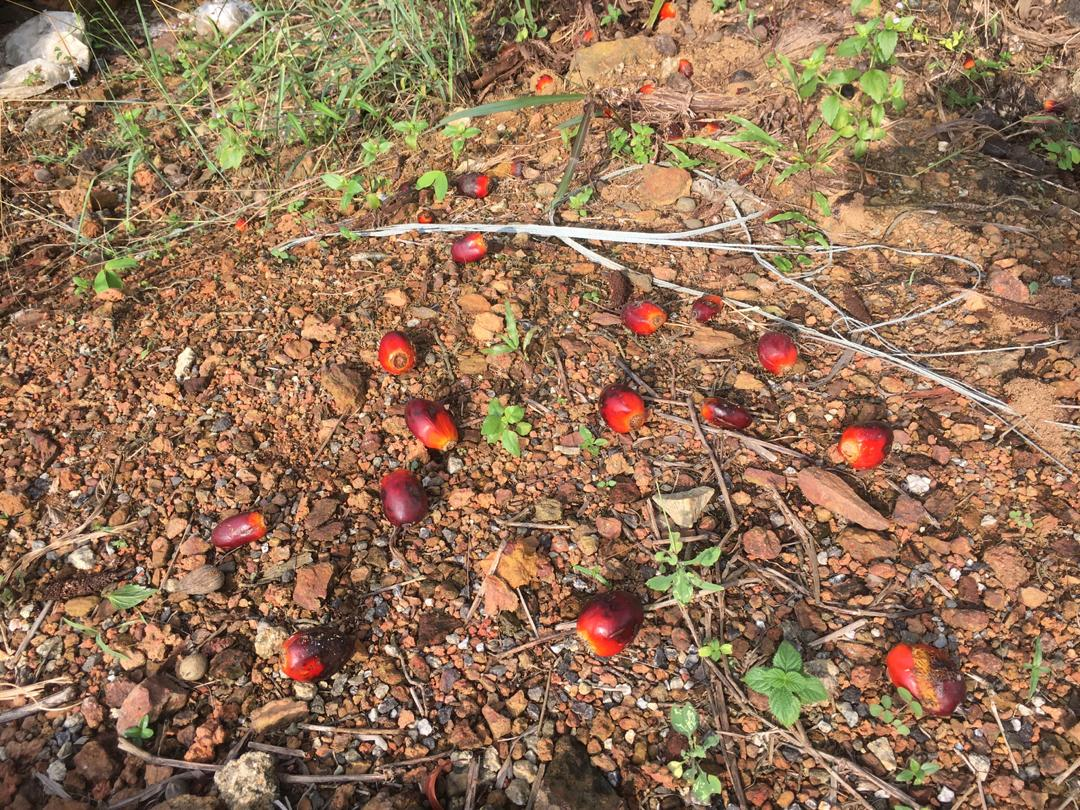
#> input picture PYTHON CODE/scripts/full_image/imej1.jpeg, 1080 x 810 px
$ python segmentation.py --image full_image/imej1.jpeg
#> lines starting #> are read from the running program, lines starting #| are printed output that depends on the picture
#!/usr/bin/env python3

# import useful library
import numpy as np
import argparse
import cv2

import imutils

import matplotlib.pyplot as plt

# parsing the arguments
ap = argparse.ArgumentParser()
ap.add_argument("-i", "--image", required=True, help="Path to the image")
args = vars(ap.parse_args())

# load an image
image = cv2.imread(args["image"])
#> image is the input picture: shape (810, 1080, 3); mean B, G, R 88.1, 115.2, 148

# resize image
resized = imutils.resize(image, width=image.shape[1]//2, inter=3)
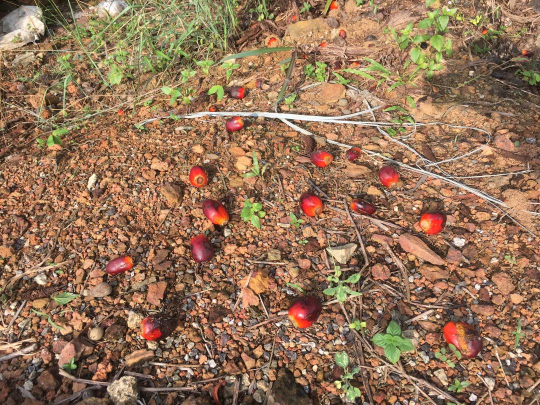
#> resized: shape (405, 540, 3); mean B, G, R 88.2, 115.4, 148.2

# BGR (OpenCV) --> RGB (Matplotlib)
resized_rgb = cv2.cvtColor(resized, cv2.COLOR_BGR2RGB)
resized_hsv = cv2.cvtColor(resized, cv2.COLOR_BGR2HSV)
#> resized_hsv: shape (405, 540, 3); mean H, S, V 17, 107.3, 149.3

h, s, v = cv2.split(resized_hsv)
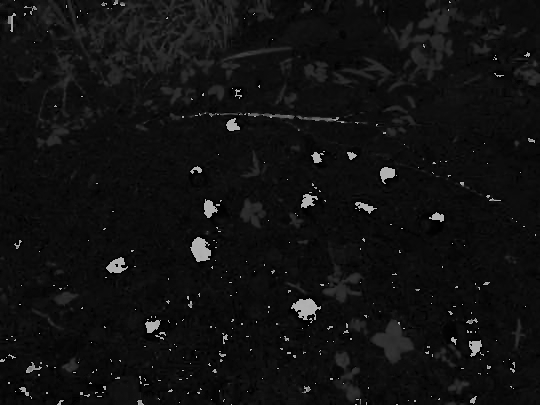
#> h: shape (405, 540); min 0, max 179, mean 17
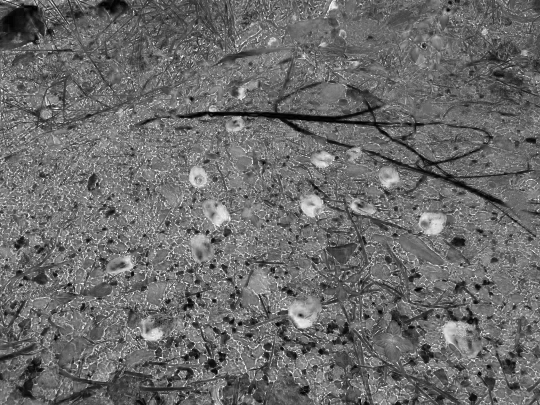
#> s: shape (405, 540); min 0, max 255, mean 107.3
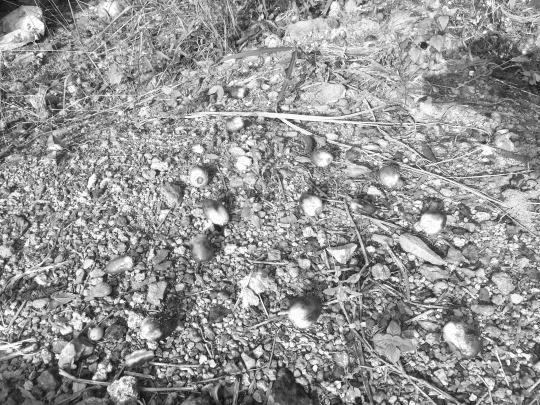
#> v: shape (405, 540); min 12, max 255, mean 149.3

# display an image
cv2.imshow("Original Image", np.hstack([resized, resized_rgb, resized_hsv]))
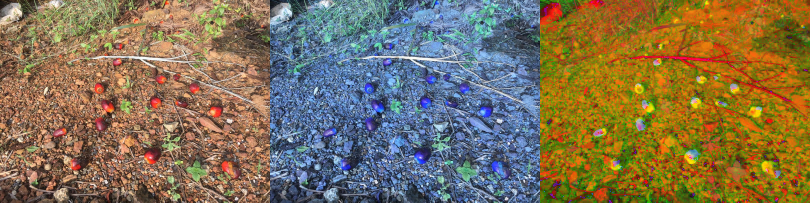
#> window 'Original Image': shape (405, 1620, 3) (shown at 1/2 size); mean B, G, R 84.5, 112.7, 128.6
cv2.imshow("Original Image (HSV)", np.hstack([h, s, v]))
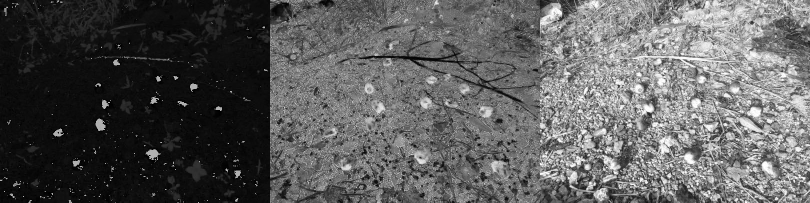
#> window 'Original Image (HSV)': shape (405, 1620) (shown at 1/2 size); min 0, max 255, mean 91.2

#
fig = plt.figure()

ax = fig.add_subplot(121)
p = ax.imshow(resized_rgb, interpolation="nearest")
ax.set_title("RGB ColorSpace")

ax = fig.add_subplot(122)
p = ax.imshow(resized_hsv, interpolation="nearest")
ax.set_title("HSV ColorSpace")

# TODO:
plt.colorbar(p)

plt.show()
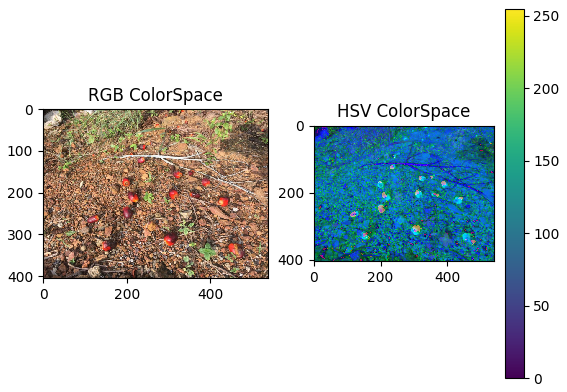
#> figure drawn by matplotlib, 3 panels

# wait for key pressed
cv2.waitKey(0)

$ run again, on PYTHON CODE/scripts/full_image/imej3.jpeg
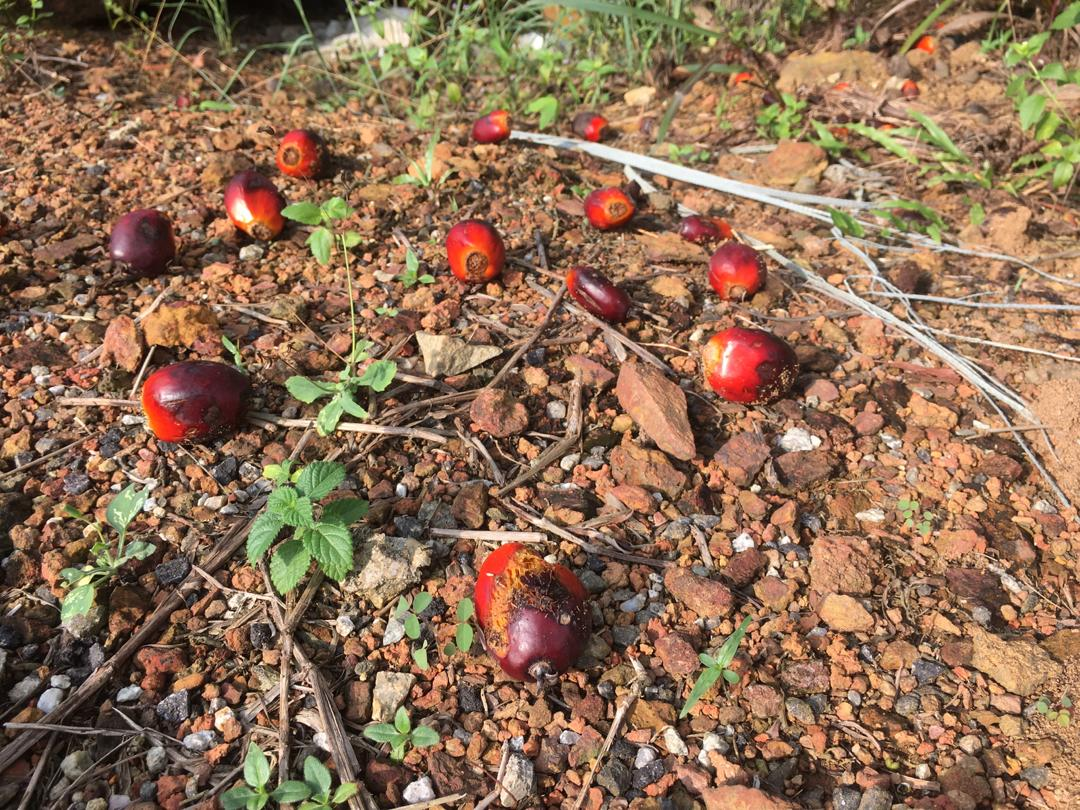
#> input picture PYTHON CODE/scripts/full_image/imej3.jpeg, 1080 x 810 px
#> image is the input picture: shape (810, 1080, 3); mean B, G, R 84.8, 110.8, 142.3
#> resized_hsv: shape (405, 540, 3); mean H, S, V 19.6, 108.3, 144.1
#> `cv2.imshow("Original Image (HSV)", np.hstack([h, s, v]))`:
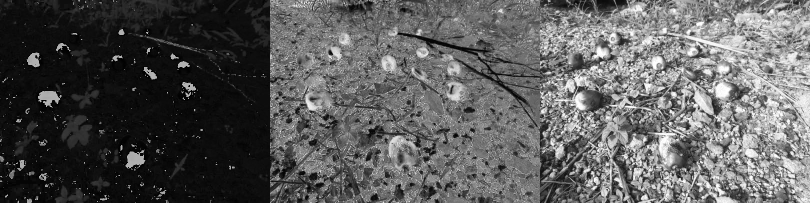
#> window 'Original Image (HSV)': shape (405, 1620) (shown at 1/2 size); min 0, max 255, mean 90.7
#> `plt.show()`:
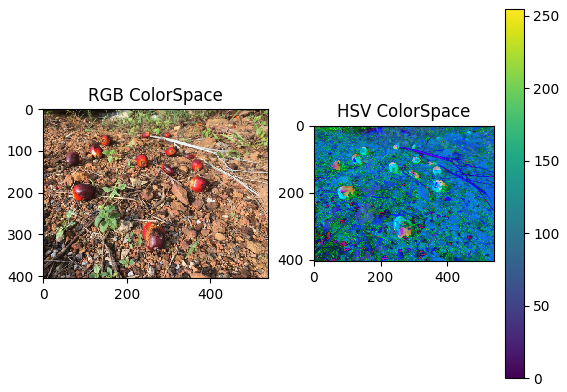
#> figure drawn by matplotlib, 3 panels

$ run again, on PYTHON CODE/scripts/full_image/imej4.jpeg
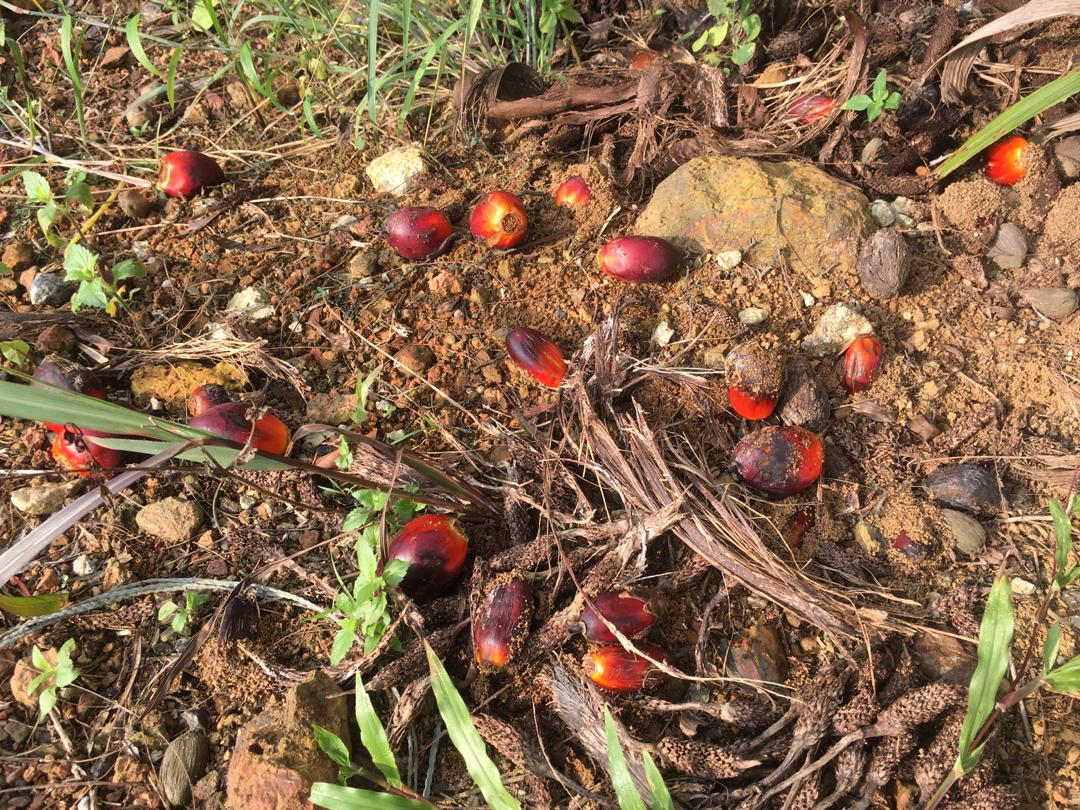
#> input picture PYTHON CODE/scripts/full_image/imej4.jpeg, 1080 x 810 px
#> image is the input picture: shape (810, 1080, 3); mean B, G, R 76.5, 104.2, 134.3
#> resized_hsv: shape (405, 540, 3); mean H, S, V 17.3, 117.8, 135.7
#> `cv2.imshow("Original Image (HSV)", np.hstack([h, s, v]))`:
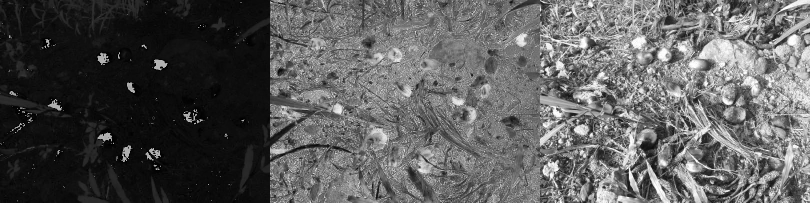
#> window 'Original Image (HSV)': shape (405, 1620) (shown at 1/2 size); min 0, max 255, mean 90.3
#> `plt.show()`:
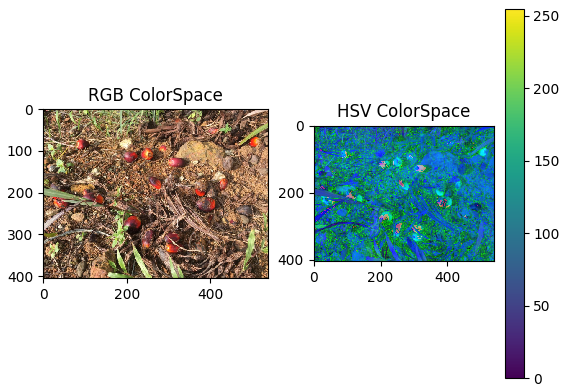
#> figure drawn by matplotlib, 3 panels

$ run again, on PYTHON CODE/scripts/full_image/imej5.jpeg
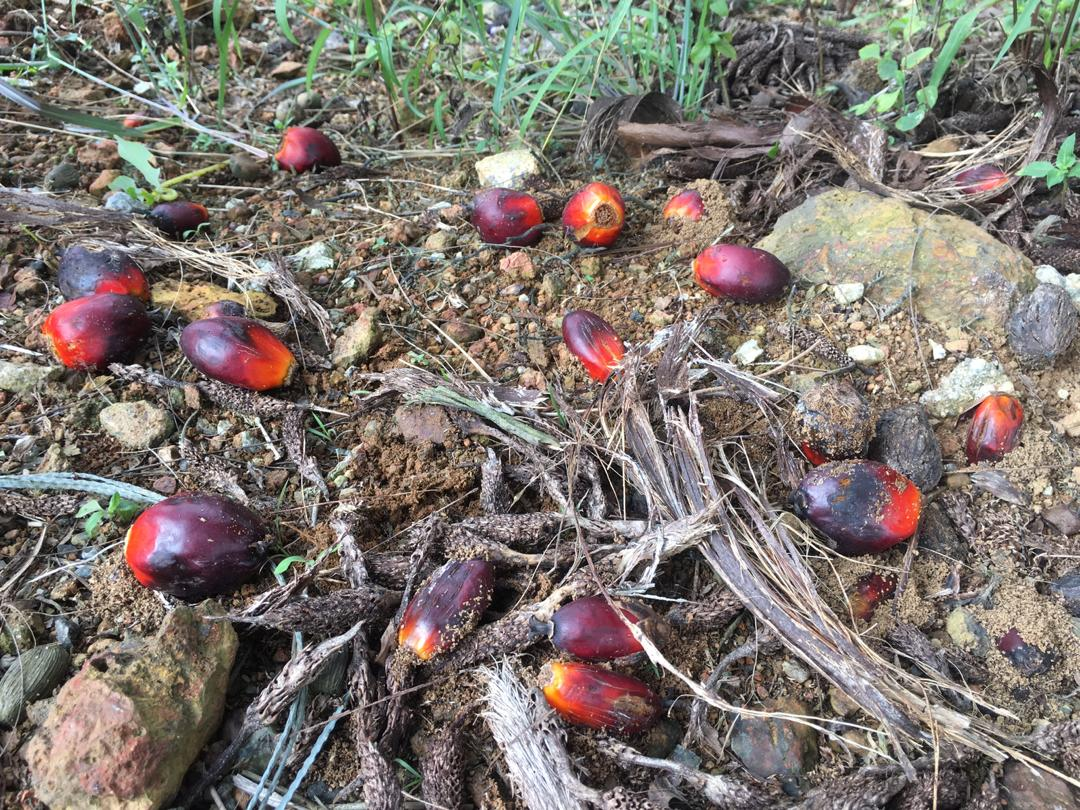
#> input picture PYTHON CODE/scripts/full_image/imej5.jpeg, 1080 x 810 px
#> image is the input picture: shape (810, 1080, 3); mean B, G, R 111, 117.5, 126
#> resized_hsv: shape (405, 540, 3); mean H, S, V 59.9, 47.4, 130.9
#> `plt.show()`:
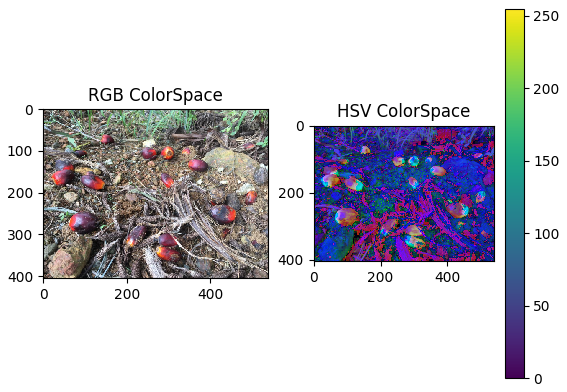
#> figure drawn by matplotlib, 3 panels
